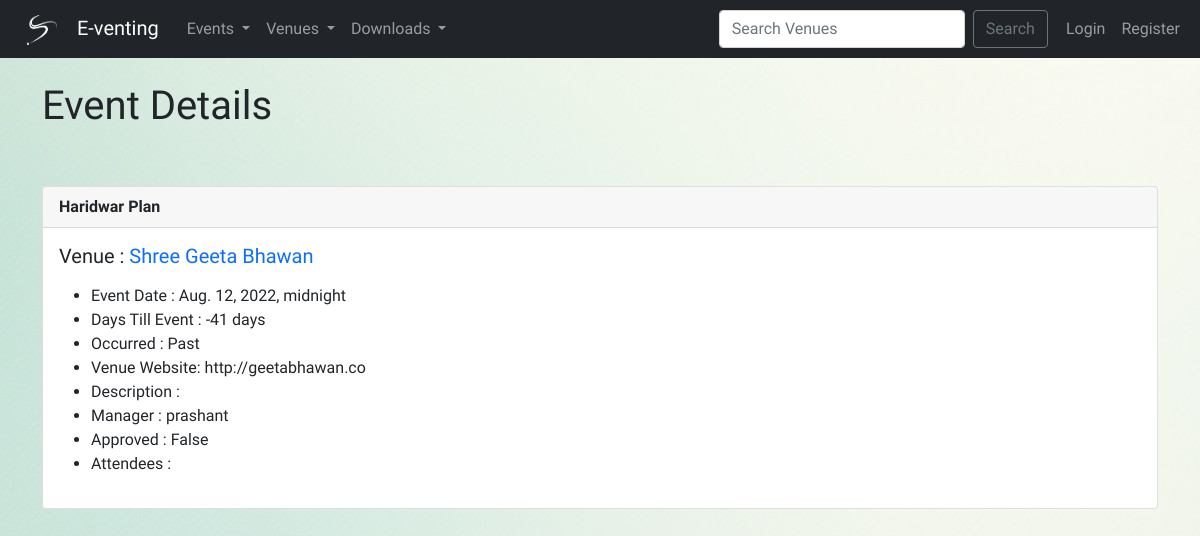
The app's page /show_event/25 with its own data.
### events/models.py (models this page shows)
class Event(models.Model):
    name = models.CharField('Event Name', max_length=120)
    event_date = models.DateTimeField('Event Date')
    venue = models.ForeignKey(Venue, blank=True, null=True, on_delete=models.CASCADE)
    manager = models.ForeignKey(User, blank=True, null=True, on_delete=models.SET_NULL,related_name='manager')
    description = models.TextField(blank=True)
    attendees = models.ManyToManyField(Attendee, blank=True)
    approved = models.BooleanField(default=False)
    def __str__(self):
        return self.name
    @property
    def Days_till(self):
        today = date.today()
        days_till = self.event_date.date() - today
        days_till_stripped = str(days_till).split(',', 1)[0]
        return days_till_stripped
    @property
    def Is_past(self):
        today = date.today()
        if self.event_date.date() > today:
            occurred = 'Future'
        else:
            occurred = 'Past'
        return occurred

class Venue(models.Model):
    name = models.CharField('Venue Name', max_length=120)
    address = models.CharField(max_length=300)
    pin_code = models.CharField('Pin Code', max_length=10)
    phone = models.CharField('Contact', max_length=25, blank=True)
    web = models.URLField('Web Address', blank=True)
    email = models.EmailField('Email Address', blank=True)
    owner = models.IntegerField('Venue Owner', blank=False, default=1)
    venue_image = models.ImageField(null=True, blank=True, upload_to='images/')
    def __str__(self):
        return self.name

### events/views.py (the view)
# urls.py: path('show_event/<event_id>', views.show_event, name='show-event'),
def show_event(request, event_id):
    event=Event.objects.get(pk=event_id)
    return render(request,'events/show_event.html',{'event':event})

### events/templates/events/show_event.html (shortened to what this page needs)
{% extends 'events/base.html' %}
{% block content %}
    <h1> Event Details </h1>
    <br><br>
    <div class="card">
        <div class="card-header">
            <strong>{{event}}</strong>
        </div>
        <div class="card-body">
            <h5 class="card-title">Venue : <a href={% url 'show-venue' event.venue.id%} style="text-decoration: none;">{{event.venue}}</a></h5>
            <p class="card-text">
            <ul>
                <li>Event Date : {{event.event_date}}</li>
                <li>Days Till Event : {{event.Days_till}}</li>
                <li>Occurred : {{event.Is_past}}</li>
                <li>Venue Website: {{event.venue.web}}</li>
                <li>Description : {{event.description}}</li>
                <li>Manager : {{event.manager}}</li>
                <li>Approved : {{event.approved}}</li>
                <li>Attendees : <br>
                </li>
            </ul>
            </p>
        </div>
    </div>
    <br>
{% endblock %}

### events/static/events/style.css (style rules this page uses)
body { background: url("images/bg.jpg") no-repeat fixed; }

### records on screen
Event: name "Haridwar Plan", venue "Shree Geeta Bhawan", event_date "Aug. 12, 2022, midnight", Days_till "-41 days", Is_past "Past", venue.web "http://geetabhawan.co", manager "prashant", approved "False"
